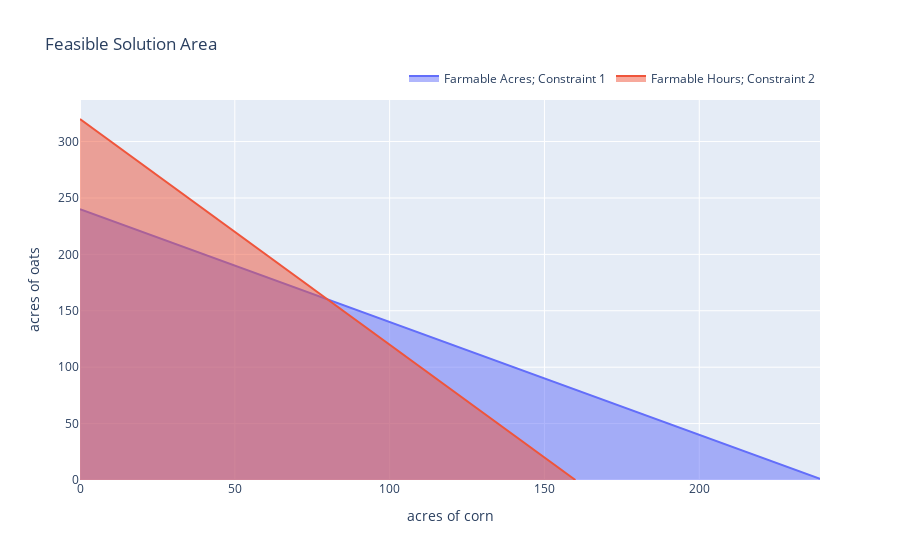

Notebook cell for this chart:
### Markdown cell above
### We add the constraint of farmable hours

### Code cell
hours = [h for h in range(0, 320)]
hours_trace = go.Scatter(
    x = hours,
    # y <= 320 - 2x
    y = [320 - 2*h for h in hours if 320 - 2*h >= 0], 
        #we add the conditional to the list comprehension to satisfy the non-negativity constraint
    fill = 'tozeroy',
    name = 'farmable hours; constraint 2'.title(),
)

data = [acres_trace, hours_trace]
layout = go.Layout(
    title = 'Feasible Solution Area',
    xaxis = {'title': 'acres of corn'},
    yaxis = {'title': 'acres of oats'},
    showlegend = True,
    legend = dict(
        orientation="h",
        yanchor="bottom",
        y=1.02,
        xanchor="right",
        x=1
    )
)
fig = go.Figure(data = data, layout = layout)
fig

### Figure 1 — Plotly figure (JSON) as saved in the notebook; plotly's stock layout.template omitted (floating-point values rounded to 4 significant figures; data arrays with more than 128 entries replaced by an {"elided": "..."} marker saying what was removed)
{"data": [{"fill": "tozeroy", "name": "Farmable Acres; Constraint 1", "type": "scatter", "x": {"elided": "240 int values"}, "y": {"elided": "240 int values"}}, {"fill": "tozeroy", "name": "Farmable Hours; Constraint 2", "type": "scatter", "x": {"elided": "320 int values"}, "y": {"elided": "161 int values"}}], "layout": {"legend": {"orientation": "h", "x": 1, "xanchor": "right", "y": 1.02, "yanchor": "bottom"}, "showlegend": true, "title": {"text": "Feasible Solution Area"}, "xaxis": {"title": {"text": "acres of corn"}}, "yaxis": {"title": {"text": "acres of oats"}}}}
